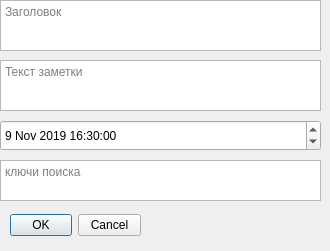
<?xml version="1.0" encoding="UTF-8"?>
<ui version="4.0">
 <class>add_note</class>
 <widget class="QWidget" name="add_note">
  <property name="geometry">
   <rect>
    <x>0</x>
    <y>0</y>
    <width>330</width>
    <height>251</height>
   </rect>
  </property>
  <property name="windowTitle">
   <string>Form</string>
  </property>
  <widget class="QDialogButtonBox" name="buttonBox">
   <property name="geometry">
    <rect>
     <x>10</x>
     <y>210</y>
     <width>131</width>
     <height>31</height>
    </rect>
   </property>
   <property name="standardButtons">
    <set>QDialogButtonBox::Cancel|QDialogButtonBox::Ok</set>
   </property>
   <property name="centerButtons">
    <bool>true</bool>
   </property>
  </widget>
  <widget class="QPlainTextEdit" name="note_text_PTE">
   <property name="geometry">
    <rect>
     <x>0</x>
     <y>60</y>
     <width>321</width>
     <height>51</height>
    </rect>
   </property>
   <property name="placeholderText">
    <string>Текст заметки</string>
   </property>
  </widget>
  <widget class="QPlainTextEdit" name="keys_PTE">
   <property name="geometry">
    <rect>
     <x>0</x>
     <y>160</y>
     <width>321</width>
     <height>41</height>
    </rect>
   </property>
   <property name="placeholderText">
    <string>ключи поиска</string>
   </property>
  </widget>
  <widget class="QDateTimeEdit" name="dateTimeEdit">
   <property name="geometry">
    <rect>
     <x>0</x>
     <y>120</y>
     <width>321</width>
     <height>31</height>
    </rect>
   </property>
   <property name="dateTime">
    <datetime>
     <hour>16</hour>
     <minute>30</minute>
     <second>0</second>
     <year>2019</year>
     <month>11</month>
     <day>9</day>
    </datetime>
   </property>
   <property name="date">
    <date>
     <year>2019</year>
     <month>11</month>
     <day>9</day>
    </date>
   </property>
   <property name="time">
    <time>
     <hour>16</hour>
     <minute>30</minute>
     <second>0</second>
    </time>
   </property>
  </widget>
  <widget class="QPlainTextEdit" name="title_PTE">
   <property name="geometry">
    <rect>
     <x>0</x>
     <y>0</y>
     <width>321</width>
     <height>51</height>
    </rect>
   </property>
   <property name="placeholderText">
    <string>Заголовок</string>
   </property>
  </widget>
 </widget>
 <resources/>
 <connections/>
</ui>
